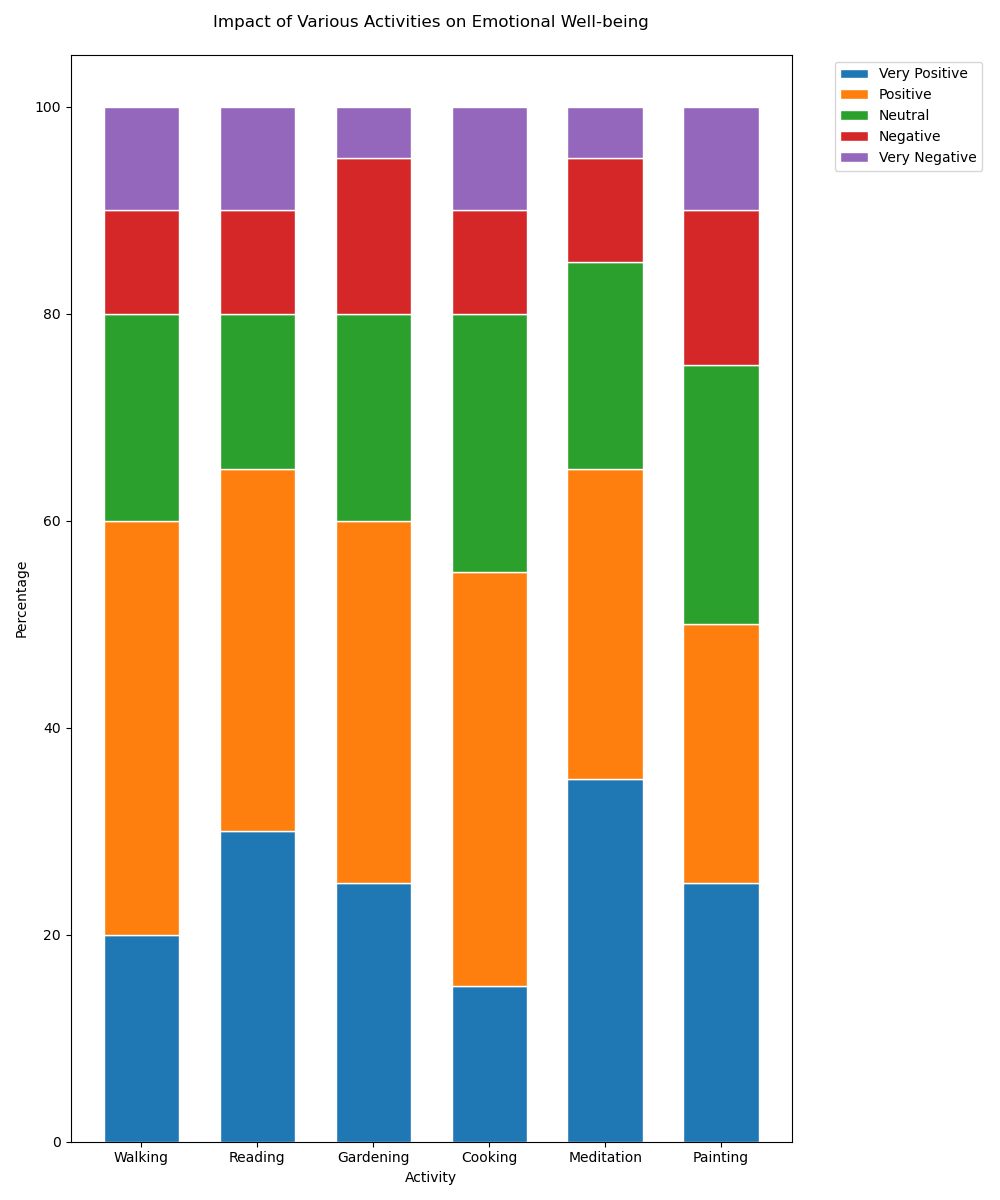

Source code (Python):

import matplotlib.pyplot as plt
import numpy as np

# Data
categories = ["Walking", "Reading", "Gardening", "Cooking", "Meditation", "Painting"]
very_positive = np.array([20, 30, 25, 15, 35, 25])
positive = np.array([40, 35, 35, 40, 30, 25])
neutral = np.array([20, 15, 20, 25, 20, 25])
negative = np.array([10, 10, 15, 10, 10, 15])
very_negative = np.array([10, 10, 5, 10, 5, 10])

# Stack data for percentage stacked bar chart
totals = very_positive + positive + neutral + negative + very_negative
very_positive_perc = very_positive / totals * 100
positive_perc = positive / totals * 100
neutral_perc = neutral / totals * 100
negative_perc = negative / totals * 100
very_negative_perc = very_negative / totals * 100

bar_width = 0.65

# Plotting
fig, ax = plt.subplots(figsize=(10, 12))

# Vertical bar chart
bars1 = ax.bar(categories, very_positive_perc, color='#1f77b4', edgecolor='white', width=bar_width, label='Very Positive')
bars2 = ax.bar(categories, positive_perc, bottom=very_positive_perc, color='#ff7f0e', edgecolor='white', width=bar_width, label='Positive')
bars3 = ax.bar(categories, neutral_perc, bottom=very_positive_perc + positive_perc, color='#2ca02c', edgecolor='white', width=bar_width, label='Neutral')
bars4 = ax.bar(categories, negative_perc, bottom=very_positive_perc + positive_perc + neutral_perc, color='#d62728', edgecolor='white', width=bar_width, label='Negative')
bars5 = ax.bar(categories, very_negative_perc, bottom=very_positive_perc + positive_perc + neutral_perc + negative_perc, color='#9467bd', edgecolor='white', width=bar_width, label='Very Negative')

# Title and labels
plt.title('Impact of Various Activities on Emotional Well-being', pad=20)
ax.set_ylabel('Percentage')
ax.set_xlabel('Activity')

# Legend
plt.legend(bbox_to_anchor=(1.05, 1), loc='upper left')

# Show plot
plt.tight_layout()
plt.show()
